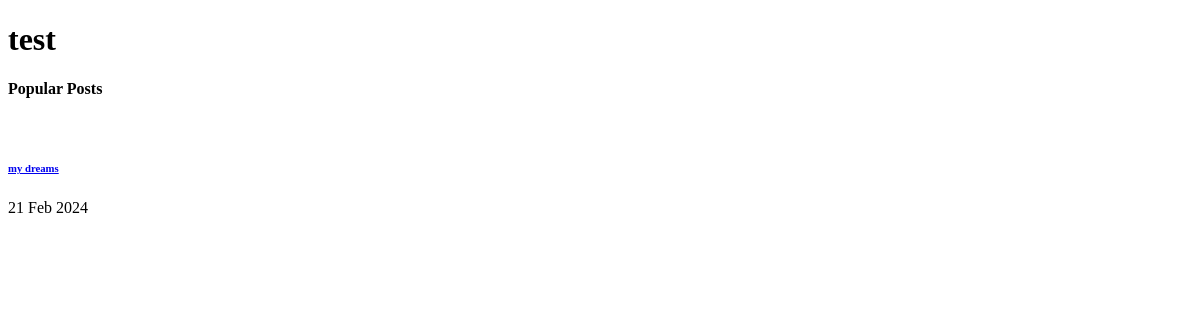
/test, run on an earlier commit of the app's database.
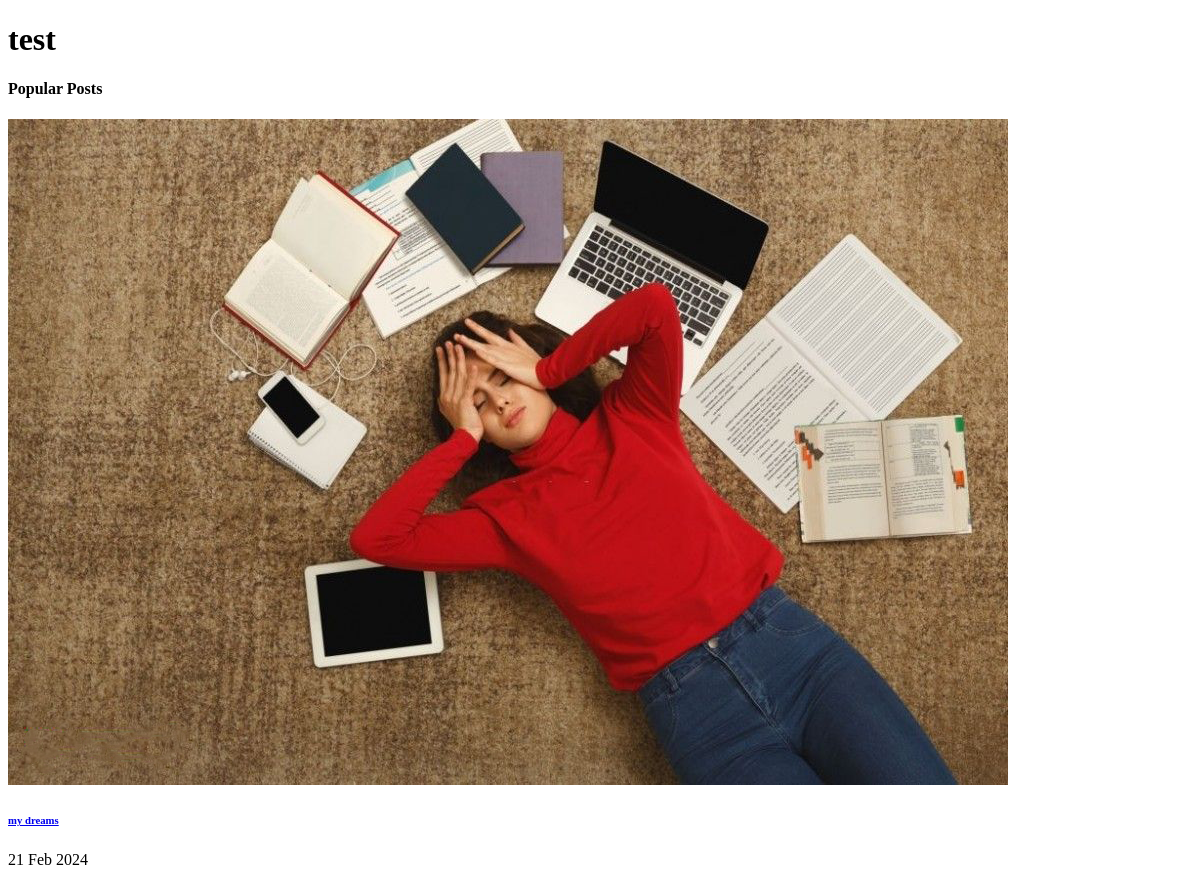
And on a later commit of the database.
### blog/models.py (models this page shows, shortened)
class Post(models.Model):
  category = models.ManyToManyField(Category)
  author = models.ForeignKey(User, on_delete=models.SET_NULL, null=True)
  image = models.ImageField(upload_to='blog', default='blog/default.jpg')
  title = models.CharField(max_length=255)
  content = models.TextField()
  counted_views = models.IntegerField(default=0)
  status = models.BooleanField(default=False)
  published_date = models.DateTimeField(null=True)
  created_date = models.DateTimeField(auto_now_add=True)
  updated_date = models.DateTimeField(auto_now=True)
  class Meta:
    ordering = ['created_date']
    verbose_name = 'پست'
    verbose_name_plural = 'پست ها'

### website/views.py (the view)
# urls.py: path('test', views.test_view, name='test')
def test_view(request):
  return render(request, 'website/test.html')

### blog/templatetags/blog_tags.py (called while the page is built)
@register.inclusion_tag('blog/blog-popular-posts.html')
def popularposts(args=1):
  posts = Post.objects.filter(status=1).order_by('published_date')[:args]
  return {'posts':posts}

### templates/website/test.html
{% load blog_tags %}
<!DOCTYPE html>
<html>
  <head>
  </head>
  <body>
    <h1>test</h1>
   {% popularposts %}
  </body>
</html>

### templates/blog/blog-popular-posts.html
{% load static %}
<div class="single-sidebar-widget popular-post-widget">
  <h4 class="popular-title">Popular Posts</h4>
  {% for post in posts %}
  <div class="popular-post-list">
      <div class="single-post-list d-flex flex-row align-items-center">
        <div class="thumb">
          <img class="img-fluid" src="{{post.image.url}}" alt="">
        </div>
        <div class="details">
          <a href="{% url 'blog:single' pid=post.id %}"><h6>{{post.title}}</h6></a>
          <p>{{post.published_date|date:"d M Y"}}</p>
        </div>
      </div>
    {% endfor %}
</div>

What changed in the data, as far as the page shows it:
changed Post "my dreams": image: picture added
